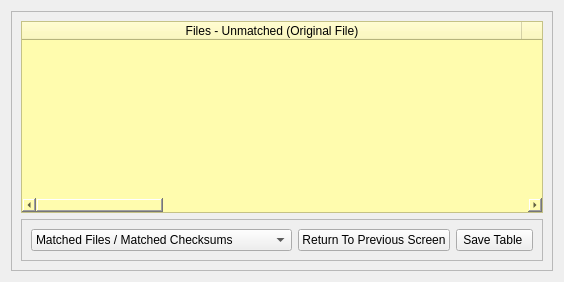
             <widget class="QWidget" name="page05_05">
              <layout class="QGridLayout" name="gridLayout_30">
               <item row="0" column="0">
                <widget class="QFrame" name="frame05_9">
                 <property name="frameShape">
                  <enum>QFrame::StyledPanel</enum>
                 </property>
                 <property name="frameShadow">
                  <enum>QFrame::Raised</enum>
                 </property>
                 <layout class="QGridLayout" name="gridLayout_29">
                  <item row="0" column="0">
                   <widget class="QTableWidget" name="tableWidget_matchedDiff05">
                    <property name="styleSheet">
                     <string notr="true">background-color: rgb(255, 252, 174);</string>
                    </property>
                    <property name="horizontalScrollMode">
                     <enum>QAbstractItemView::ScrollPerPixel</enum>
                    </property>
                    <attribute name="horizontalHeaderDefaultSectionSize">
                     <number>500</number>
                    </attribute>
                    <attribute name="horizontalHeaderShowSortIndicator" stdset="0">
                     <bool>true</bool>
                    </attribute>
                    <attribute name="horizontalHeaderStretchLastSection">
                     <bool>true</bool>
                    </attribute>
                    <column>
                     <property name="text">
                      <string>Files - Unmatched (Original File)</string>
                     </property>
                    </column>
                    <column>
                     <property name="text">
                      <string>Checksums - Matched (Original File)</string>
                     </property>
                    </column>
                    <column>
                     <property name="text">
                      <string>Files - Unmatched (Copied File)</string>
                     </property>
                    </column>
                    <column>
                     <property name="text">
                      <string>Checksums - Matched (Copied File)</string>
                     </property>
                    </column>
                   </widget>
                  </item>
                  <item row="1" column="0">
                   <widget class="QFrame" name="frame05_10">
                    <property name="frameShape">
                     <enum>QFrame::StyledPanel</enum>
                    </property>
                    <property name="frameShadow">
                     <enum>QFrame::Raised</enum>
                    </property>
                    <layout class="QHBoxLayout" name="horizontalLayout_11">
                     <item>
                      <widget class="QComboBox" name="comboBox_verifyTableViews05_2">
                       <property name="currentIndex">
                        <number>0</number>
                       </property>
                       <item>
                        <property name="text">
                         <string>Matched Files / Matched Checksums</string>
                        </property>
                       </item>
                       <item>
                        <property name="text">
                         <string>Unmatched Files / Matched Checksums</string>
                        </property>
                       </item>
                       <item>
                        <property name="text">
                         <string>Unmatched Files / Unmatched Checksums</string>
                        </property>
                       </item>
                      </widget>
                     </item>
                     <item>
                      <widget class="QPushButton" name="pushButton_return05_2">
                       <property name="text">
                        <string>Return To Previous Screen</string>
                       </property>
                      </widget>
                     </item>
                     <item>
                      <widget class="QToolButton" name="toolButton_saveTable05_2">
                       <property name="sizePolicy">
                        <sizepolicy hsizetype="Preferred" vsizetype="Preferred">
                         <horstretch>0</horstretch>
                         <verstretch>0</verstretch>
                        </sizepolicy>
                       </property>
                       <property name="text">
                        <string>Save Table </string>
                       </property>
                       <property name="popupMode">
                        <enum>QToolButton::InstantPopup</enum>
                       </property>
                      </widget>
                     </item>
                    </layout>
                   </widget>
                  </item>
                 </layout>
                </widget>
               </item>
              </layout>
             </widget>
